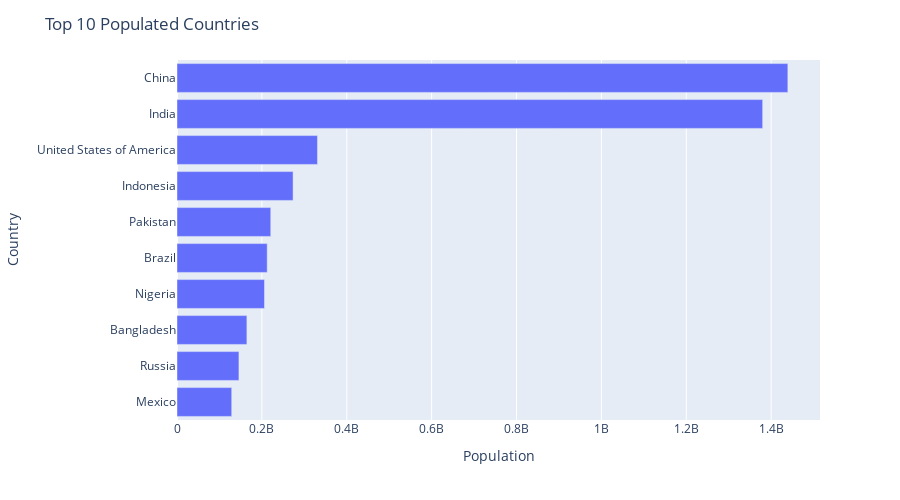

Notebook cell for this chart:
### Code cell
top10 = df_country.nlargest(10, ['population_2020'])

fig = px.bar(top10, x='population_2020', y='country',
             hover_data=['country', 'population_2020'], orientation='h',
              height=500)
fig.update_layout(yaxis={'categoryorder':'total ascending'})

fig.update_layout(title='Top 10 Populated Countries',
                  xaxis = dict(title='Population'),
                  yaxis = dict(title='Country'))
fig.show()

### Figure 1 — Plotly figure (JSON) as saved in the notebook; plotly's stock layout.template omitted (floating-point values rounded to 4 significant figures)
{"data": [{"alignmentgroup": "True", "hovertemplate": "population_2020=%{x}<br>country=%{y}<extra></extra>", "legendgroup": "", "marker": {"color": "#636efa"}, "name": "", "offsetgroup": "", "orientation": "h", "showlegend": false, "textposition": "auto", "type": "bar", "x": [1439324000, 1380004000, 331003000, 273524000, 220892000, 212559000, 206140000, 164689000, 145934000, 128933000], "xaxis": "x", "y": ["China", "India", "United States of America", "Indonesia", "Pakistan", "Brazil", "Nigeria", "Bangladesh", "Russia", "Mexico"], "yaxis": "y"}], "layout": {"barmode": "relative", "height": 500, "legend": {"tracegroupgap": 0}, "margin": {"t": 60}, "title": {"text": "Top 10 Populated Countries"}, "xaxis": {"anchor": "y", "domain": [0, 1], "title": {"text": "Population"}}, "yaxis": {"anchor": "x", "categoryorder": "total ascending", "domain": [0, 1], "title": {"text": "Country"}}}}
